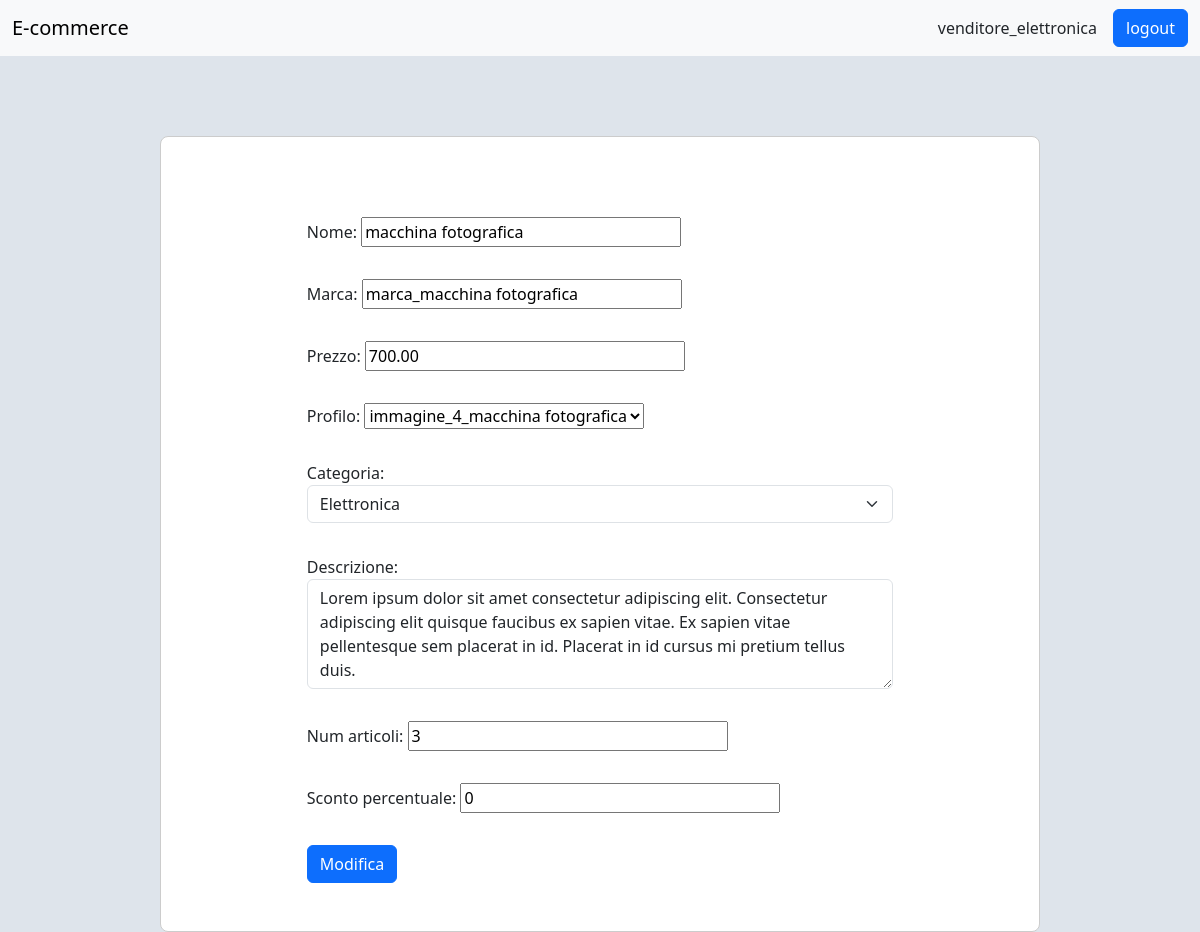
Screenshot of /modifica_articolo/2 (signed in) with the database file from the repository.
### autenticazione/models.py (models this page shows)
class CustomUser(AbstractUser):
    codice_fiscale = models.CharField(max_length=16)
    telefono = models.CharField(max_length=20)

### shop/models.py (models this page shows, shortened)
class Articolo(models.Model):
    class Categoria(models.TextChoices):
        GENERALE = 'GN', 'Generale'
        ELETTRONICA = 'EL', 'Elettronica'
        CIBO = 'CB', 'Cibo'
        CANCELLERIA = 'CA', 'Cancelleria'
    nome = models.CharField(max_length=100)
    marca = models.CharField(max_length=100)
    prezzo = models.DecimalField(max_digits=10, decimal_places=2, validators=[MinValueValidator(0.0)])
    profilo = models.OneToOneField('Immagine', on_delete=models.PROTECT, related_name='immagine_profilo',
                                   blank=True, null=True)  # 'Immagine' perché i due modelli si contengono a vicenda
    venditore = models.ForeignKey(Venditore, on_delete=models.CASCADE)
    categoria = models.CharField(max_length=2, choices=Categoria.choices, default=Categoria.GENERALE)
    descrizione = models.TextField()
    num_articoli = models.IntegerField(validators=[MinValueValidator(0)])
    sconto_percentuale = models.IntegerField(validators=[MinValueValidator(0), MaxValueValidator(100)])
    visualizzabile = models.BooleanField(default=True)
    class Meta:
        permissions = [
            ("puo_modificare_articolo", "Può modificare un'articolo"),
            ("puo_acquistare_articolo", "Può acquistare un'articolo"),
            ("puo_aggiungere_articolo", "Può aggiungere un'articolo"),
            ("puo_visualizzare_articoli_venditore", "Può visualizzare gli articoli di un venditore"),
            ("puo_eliminare_articolo", "Può eliminare l'articolo di un venditore")
        ]

### shop/views.py (the view)
@permission_required('shop.puo_modificare_articolo')
def modifica_articolo_view(request, articolo_id):
    articolo = Articolo.objects.get(id=articolo_id)
    if request.method == "POST":
        form = ArticoloForm(request.POST, instance=articolo)
        if form.is_valid():
            form.save()
            return redirect("articolo", articolo_id)
    else:
        if articolo.venditore == request.user.venditore:
            form = ArticoloForm(instance=articolo)
            form.fields["profilo"].queryset = Immagine.objects.filter(articolo=articolo).all()
            return render(request, "modifica_articolo.html", {"form": form, "articolo_id": articolo_id})
        else:
            return redirect("errore.html",
                            {"messaggio": "non puoi modificare i dati di un articolo di cui non sei venditore"})
    return render(request, "errore.html")

### shop/forms.py
class ArticoloForm(forms.ModelForm):
    class Meta:
        model = Articolo
        exclude = ['venditore', 'visualizzabile']
        widgets = {
            'categoria': forms.Select(attrs={'class': 'form-select'}),
            'descrizione': forms.Textarea(attrs={'class': 'form-control', 'rows': 4}),
        }

### shop/models.py (called while the page is built)
    def __str__(self):
        return 'immagine_' + str(self.pk) + '_' + self.articolo.nome

### templates/modifica_articolo.html (shortened to what this page needs)
{% extends "base.html" %}
{% load static %}
{% load filters %}
{% block css %}
    <link rel="stylesheet" href="{% static 'profilo_acquirente.css' %}?v={{ now|date:'U' }}">
{% endblock %}
{% block content %}
    <div class="container">
        <div class="row justify-content-center">
            <div class="col-10 profilo">
                <form method="post" action="{% url 'modifica_articolo' articolo_id %}">
                    {{ form.as_div }}
                    <button type="submit" class="btn btn-primary">Modifica</button>
                </form>
            </div>
        </div>
    </div>
{% endblock %}

### templates/base.html (shortened to what this page needs)
{% load static %}
<!DOCTYPE html>
<html lang="it">
<head>
    <link href="https://cdn.jsdelivr.net/npm/bootstrap@5.3.7/dist/css/bootstrap.min.css" rel="stylesheet"
>
    <link rel="stylesheet" href="{% static 'base.css' %}?v={{ now|date:'U' }}">
    {% block css %}
    {% endblock %}
</head>
<body>
<nav class="navbar navbar-expand-lg bg-body-tertiary">
    <div class="container-fluid">
        <a class="navbar-brand" href="{% url 'home_page' %}">E-commerce</a>
        <div class="collapse navbar-collapse" id="navbarSupportedContent">
            {% if not user.is_authenticated %}
                <a href="{% url 'accedi' %}" class="btn btn-outline-primary">Accedi</a>
            {% else %}
                {% if perms.utenti.puo_visualizzare_profilo_acquirente or perms.utenti.puo_visualizzare_profilo_venditore %}
                        <div class="profilo">
                    <a class="nav-link active" href="{% url 'profilo' %}"> {{ user.username }} </a>
                </div>
                {% endif %}
                <form method="post" action="{% url 'logout' %}">
                    <button type="submit" class="btn btn-primary">logout</button>
                </form>
            {% endif %}
        </div>
    </div>
</nav>
{% block content %}
{% endblock %}
</body>
</html>

### static/base.css (style rules this page uses)
body { background-color: #dee4eb; }
.profilo { padding: 0 1rem; }

### static/profilo_acquirente.css (style rules this page uses)
.container { margin-top: 5rem; border: 1px solid #ccc; padding: 5rem 5rem 3rem 5rem; border-radius: 0.5rem; background-color: white; width: 55rem; }
.profilo form input { width: 20rem; }
form > div { margin-bottom: 2rem; }

### rows the page displays
CustomUser: username "venditore_elettronica"
Articolo: nome "macchina fotografica", marca "marca_macchina fotografica", prezzo "700.00", profilo "immagine_4_macchina fotografica", categoria "Elettronica", descrizione "Lorem ipsum dolor sit amet consectetur adipiscing elit. Consectetur adipiscing elit quisque faucibus ex sapien vitae. Ex sapien vitae pellentesque sem placerat in id. Placerat in id cursus mi pretium tellus duis.", num_articoli "3", sconto_percentuale "0"
